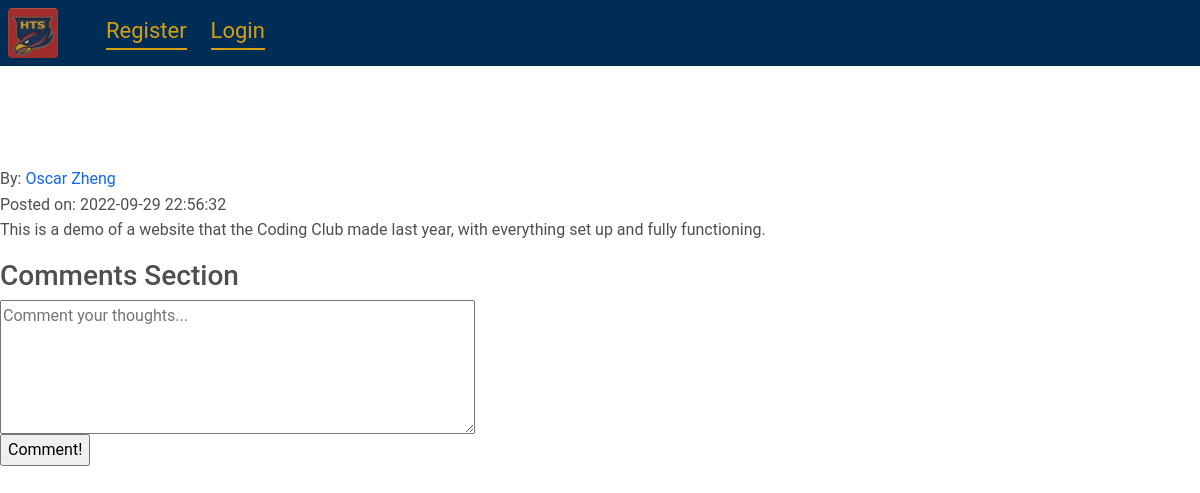
Page /p/view/1 on the committed database.
### tables this page shows
CREATE TABLE user (
    id          INTEGER CHECK(id > 0),
    username    TEXT    UNIQUE NOT NULL,
    password    TEXT    NOT NULL CHECK(length(password) >= 8),
    timestamp  DATETIME DEFAULT CURRENT_TIMESTAMP NOT NULL,
    PRIMARY KEY(id)
);

CREATE TABLE post (
    id          INTEGER CHECK(id > 0),
    authorid    INTEGER NOT NULL,
    title       TEXT    NOT NULL,
    content     TEXT    NOT NULL,
    timestamp  DATETIME DEFAULT CURRENT_TIMESTAMP NOT NULL,
    PRIMARY KEY(id),
    FOREIGN KEY(authorid) REFERENCES user(id)
);

### flaskr/post.py (the view)
@blueprint.route("/view/<postid>", methods=("GET",))
def view(postid):
    user_id = session.get("user_id")
    db = get_database()
    post = db.execute("SELECT * FROM post WHERE id = ?", (postid,)).fetchone()
    user_comments = [{
        "content": comment["content"],
        "timestamp": comment["timestamp"],
        "id": comment["id"]
    } for comment in db.execute("SELECT content,timestamp,id FROM comment WHERE postid = ? AND authorid = ? AND replyingid IS NULL ORDER BY id DESC", (postid, user_id,)).fetchall()]
    other_comments = [{
        "content": comment["content"],
        "authorid": comment["authorid"],
        "timestamp": comment["timestamp"],
        "id": comment["id"],
        "author": db.execute("SELECT username FROM user WHERE id = ?", (comment["authorid"],)).fetchone()["username"]
    } for comment in db.execute("SELECT content,authorid,timestamp,id FROM comment WHERE postid = ? AND authorid != ? AND replyingid IS NULL ORDER BY id DESC", (postid, user_id,)).fetchall()]
    if post is None:
        flash("That post does not exist.")
        return redirect(url_for("index"))
    authorName = db.execute("SELECT username FROM user WHERE id = ?", (post["authorid"],)).fetchone()
    return render_template("post/view.html", post={
        "id": post["id"],
        "authorid": post["authorid"],
        "title": post["title"],
        "content": post["content"],
        "timestamp": post["timestamp"],
        "author": authorName["username"],
        "comments": {
            "user": user_comments,
            "other": other_comments
        }
    })

### flaskr/auth.py (called while the page is built, shortened)
@blueprint.before_app_request
def load_login():
    id = session.get("user_id")
    if id == None:
        globals.user = None

### flaskr/database.py (called while the page is built)
def get_database():
    if "db" not in globals:
        globals.db = sqlite3.connect(current_app.config["DATABASE"], detect_types=sqlite3.PARSE_DECLTYPES)
        globals.db.row_factory = sqlite3.Row
    return globals.db

def close_database(_ = None):
    db: sqlite3.Connection = globals.pop("db", None)
    if db is not None:
        db.close()

### flaskr/templates/post/view.html (shortened to what this page needs)
{% extends "base.html" %}
{% block content %}
    <span>By: <a href="{{ url_for('user.view', userid=post['authorid']) }}">{{ post["author"] }}</a></span>
    <br>
    <span>Posted on: {{ post["timestamp"] }}</span>
    <p>{{ post["content"] }}</p>
    <div class="comments-section" id="api-endpoint-carrier" data-postfetchreplies="{{ url_for('post.fetchreplies', commentid=0) }}" data-userview="{{ url_for('user.view', userid=0) }}">
        <h3>Comments Section</h3>
        <form method="POST" action="{{ url_for('post.comment', postid=post['id']) }}">
            <textarea id="content1" name="content" required placeholder="Comment your thoughts..." cols="50" rows="5"></textarea>
            <br>
            <input type="submit" value="Comment!">
        </form>
    </div>
{% endblock %}

### flaskr/static/base.css (style rules this page uses)
:root { --back-primary: #002d56; --back-secondary: #005288; --unused-primary:#717073; --text-primary: #d59f0f; --text-primary-light: #eeb821; --unused-secondary: #b30838; }

### rows in the picture
user: author "Oscar Zheng"
post: timestamp "2022-09-29 22:56:32", content "This is a demo of a website that the Coding Club made last year, with everything set up and fully functioning."
